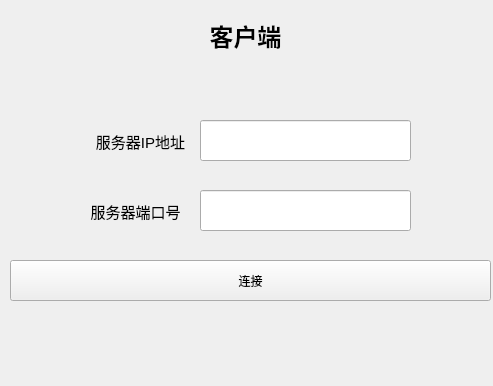
<?xml version="1.0" encoding="UTF-8"?>
<ui version="4.0">
 <class>Widget</class>
 <widget class="QWidget" name="Widget">
  <property name="geometry">
   <rect>
    <x>0</x>
    <y>0</y>
    <width>493</width>
    <height>386</height>
   </rect>
  </property>
  <property name="windowTitle">
   <string>Widget</string>
  </property>
  <widget class="QLabel" name="label">
   <property name="geometry">
    <rect>
     <x>190</x>
     <y>10</y>
     <width>111</width>
     <height>51</height>
    </rect>
   </property>
   <property name="text">
    <string>&lt;html&gt;&lt;head/&gt;&lt;body&gt;&lt;p align=&quot;center&quot;&gt;&lt;span style=&quot; font-size:18pt; font-weight:700;&quot;&gt;客户端&lt;/span&gt;&lt;/p&gt;&lt;/body&gt;&lt;/html&gt;</string>
   </property>
  </widget>
  <widget class="QLineEdit" name="ipEdit">
   <property name="geometry">
    <rect>
     <x>200</x>
     <y>120</y>
     <width>211</width>
     <height>41</height>
    </rect>
   </property>
  </widget>
  <widget class="QLineEdit" name="dkEdit">
   <property name="geometry">
    <rect>
     <x>200</x>
     <y>190</y>
     <width>211</width>
     <height>41</height>
    </rect>
   </property>
  </widget>
  <widget class="QLabel" name="label_2">
   <property name="geometry">
    <rect>
     <x>90</x>
     <y>130</y>
     <width>101</width>
     <height>21</height>
    </rect>
   </property>
   <property name="text">
    <string>&lt;html&gt;&lt;head/&gt;&lt;body&gt;&lt;p align=&quot;center&quot;&gt;&lt;span style=&quot; font-size:11pt;&quot;&gt;服务器IP地址&lt;/span&gt;&lt;/p&gt;&lt;/body&gt;&lt;/html&gt;</string>
   </property>
  </widget>
  <widget class="QLabel" name="label_3">
   <property name="geometry">
    <rect>
     <x>90</x>
     <y>200</y>
     <width>91</width>
     <height>21</height>
    </rect>
   </property>
   <property name="text">
    <string>&lt;html&gt;&lt;head/&gt;&lt;body&gt;&lt;p align=&quot;center&quot;&gt;&lt;span style=&quot; font-size:11pt;&quot;&gt;服务器端口号&lt;/span&gt;&lt;/p&gt;&lt;/body&gt;&lt;/html&gt;</string>
   </property>
  </widget>
  <widget class="QPushButton" name="LJButton">
   <property name="geometry">
    <rect>
     <x>10</x>
     <y>260</y>
     <width>481</width>
     <height>41</height>
    </rect>
   </property>
   <property name="text">
    <string>连接</string>
   </property>
  </widget>
 </widget>
 <resources/>
 <connections/>
</ui>
